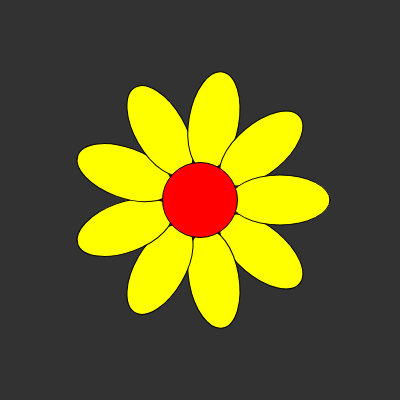
Frame 1 (no input)
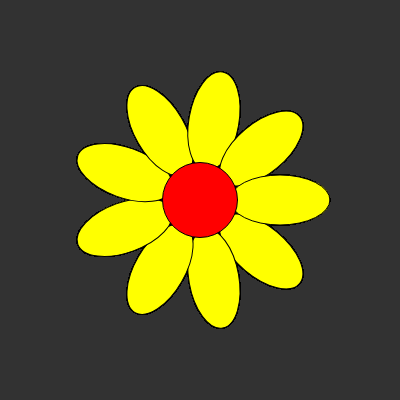
Frame 60 (no input)
Frame 120 (the mouse pressed at the canvas centre since frame 60): identical to frame 60, image omitted

The p5.js sketch that drew these frames (run headless with seeded random() and noise() and a simulated clock; from frame 60 on, the mouse is pressed at the canvas centre):

// p5.js sketch
// ── sketch.js
let noPetals = 9;
function setup() {
  createCanvas(400, 400);
  background(50);
  angleMode(DEGREES)
}

function draw() {
  translate(width / 2, height / 2);
  push();



  for (let i = 0; i < noPetals; i++) {

    rotate(360 / noPetals);
    fill("yellow");
    ellipse(80, 0, 100, 50,);
  }
  fill("red");
  ellipse(0, 0, 75);
  pop()


}
